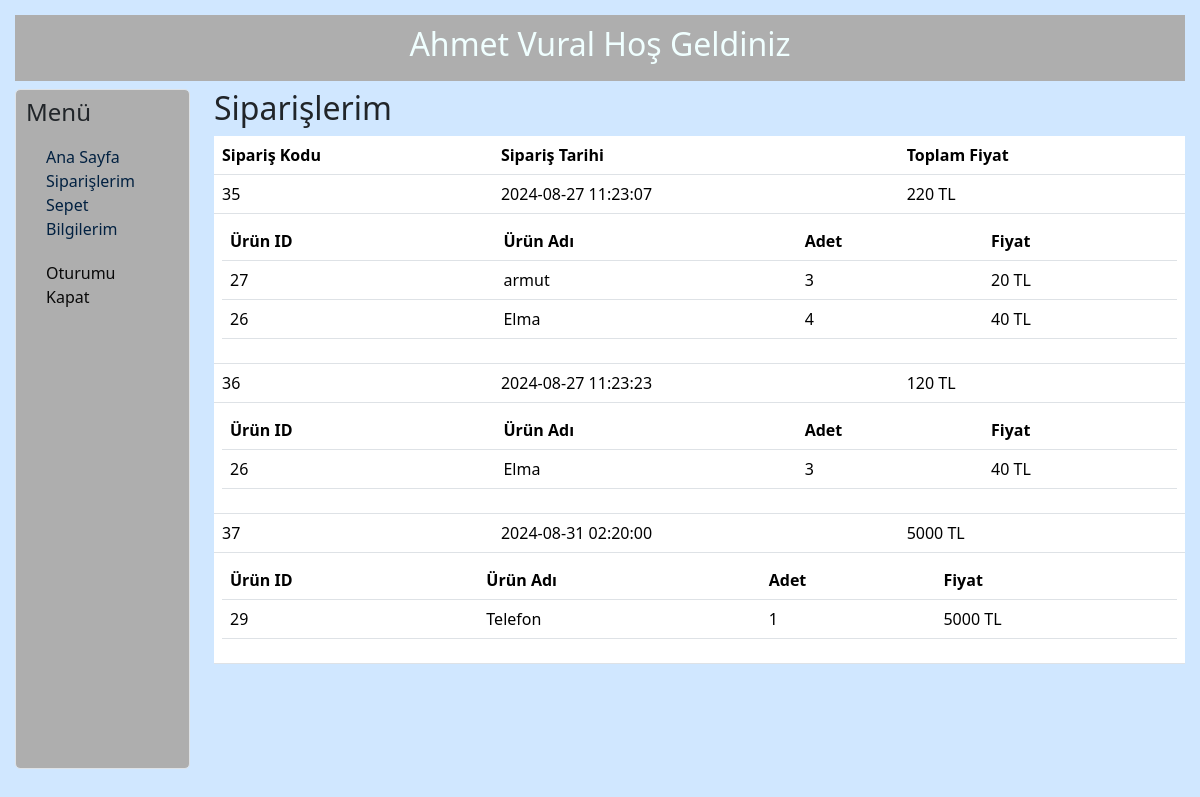
The page /_siparislerim.php (signed in) on the database its author committed.
### tables this page shows
CREATE TABLE `siparis` (
  `id` int(11) NOT NULL,
  `kul_id` int(11) NOT NULL,
  `toplam_fiyat` varchar(100) NOT NULL,
  `siparis_tarihi` varchar(20) NOT NULL DEFAULT current_timestamp()
);

CREATE TABLE `siparisler` (
  `id` int(10) NOT NULL,
  `siparis_id` int(10) NOT NULL,
  `urun_id` int(10) NOT NULL,
  `urun_adi` varchar(255) NOT NULL,
  `urun_fiyati` varchar(10) NOT NULL,
  `urun_adet` int(255) NOT NULL DEFAULT 0
);

### _siparislerim.php (the view, shortened to what this page needs)
<?php
include 'admin/header.php';
include 'admin/inc/baglan.php';
$kul_id = $_SESSION['id'];
$siparisler = mysqli_query($baglanti, "SELECT * FROM siparis where kul_id=" . $kul_id);
?>
<html lang="tr">
<head>
    <link rel="stylesheet" href="admin/assets/bootstrap.css">
    <link rel="stylesheet" href="admin/assets/style.css">
    <link rel="stylesheet" href="admin/assets/fontawesome-free/css/all.css">
</head>
<body>
    <div class="">
        <div class="row">
            <div class="col-md-2 mt-2">
                <?php include 'menu.php'; ?>
            </div>
            <div class="col-md-10 mt-2">
                <div class="content">
                    <h2>Siparişlerim</h2>
                    <table class="table">
                        <tr>
                            <th>Sipariş Kodu</th>
                            <th>Sipariş Tarihi</th>
                            <th>Toplam Fiyat</th>
                        </tr>
                        <?php
                        while ($siparis = mysqli_fetch_array($siparisler)) {
                            $siparis_id = $siparis["id"];
                            echo "<tr>";
                            echo "<td>" . $siparis["id"] . "</td>";
                            echo "<td>" . $siparis["siparis_tarihi"] . "</td>";
                            echo "<td>" . $siparis["toplam_fiyat"] . " TL</td>";
                            echo "</tr>";
                            $siparis_detaylar = mysqli_query($baglanti, "SELECT * FROM siparisler WHERE siparis_id = $siparis_id");
                            echo "<tr>";
                            echo "<td colspan='3'>";
                            echo "<table class='table'>
                                    <tr>
                                        <th>Ürün ID</th>
                                        <th>Ürün Adı</th>
                                        <th>Adet</th>
                                        <th>Fiyat</th>
                                    </tr>";
                            while ($detay = mysqli_fetch_array($siparis_detaylar)) {
                                echo "<tr>";
                                echo "<td>" . $detay['urun_id'] . "</td>";
                                echo "<td>" . $detay['urun_adi'] . "</td>";
                                echo "<td>" . $detay['urun_adet'] . "</td>";
                                echo "<td>" . $detay['urun_fiyati'] . " TL</td>";
                                echo "</tr>";
                            }
                            echo "</table>";
                            echo "</td>";
                            echo "</tr>";
                        }
                        ?>
                    </table>
                </div>
            </div>
        </div>
    </div>
</body>
</html>

### admin/assets/style.css (style rules this page uses)
* { padding: 0; margin: 0; list-style: none; box-sizing: border-box; }
body { padding: 15px; margin: 0; list-style: none; box-sizing: border-box; background: #D0E7FF; }

### rows shown on the page
siparis: id "35", siparis_tarihi "2024-08-27 11:23:07", toplam_fiyat "220"
siparisler: urun "27", urun_adi "armut", urun_adet "3", urun_fiyati "20"
siparisler: urun "26", urun_adi "Elma", urun_adet "4", urun_fiyati "40"
siparis: id "36", siparis_tarihi "2024-08-27 11:23:23", toplam_fiyat "120"
siparisler: urun "26", urun_adi "Elma", urun_adet "3", urun_fiyati "40"
siparis: id "37", siparis_tarihi "2024-08-31 02:20:00", toplam_fiyat "5000"
siparisler: urun "29", urun_adi "Telefon", urun_adet "1", urun_fiyati "5000"
